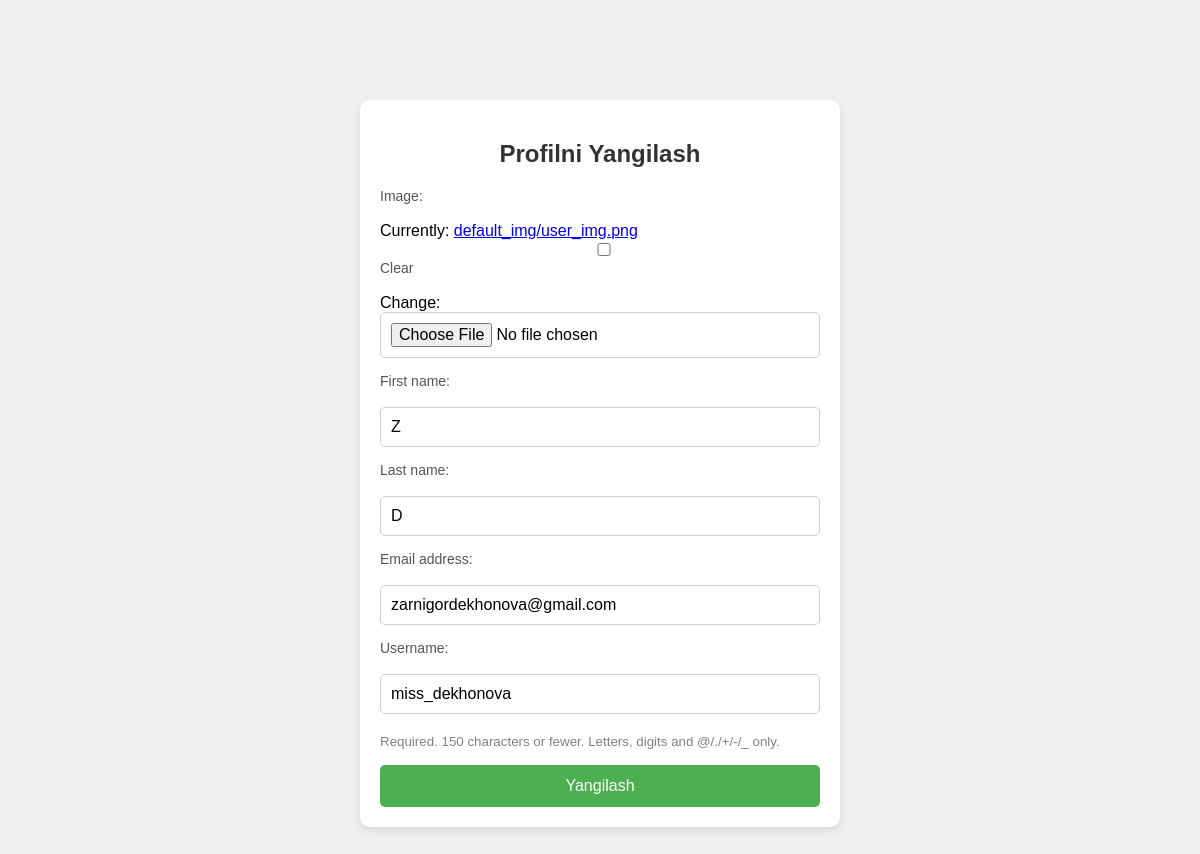
The page /users/update-profile/ (signed in) on the database its author committed.
### users/models.py (models this page shows, shortened)
class CustomUser(AbstractUser):
    image = models.ImageField(upload_to='users_image/', blank=True, null=True, default='default_img/user_img.png')
    class Meta:
        db_table = 'custom_user'

### users/views.py (the view, shortened to what this page needs)
# urls.py: path('update-profile/', ProfileUpdateView.as_view(), name='update-profile'),
class ProfileUpdateView(View):
    def get(self, request):
        update_form = ProfileUpdateForm(instance=request.user)
        context = {
            'form': update_form
        }
        return render(request, 'profile_update.html', context=context)

### users/forms.py
class ProfileUpdateForm(forms.ModelForm):
    class Meta:
        model = CustomUser
        fields = ('image', 'first_name', 'last_name', 'email', 'username')

### users/templates/profile_update.html (shortened to what this page needs)
<!DOCTYPE html>
<html lang="uz">
<head>
</head>
<body>
    <div class="container">
            <h2>Profilni Yangilash</h2>
        <form method="post" enctype="multipart/form-data">
            {% for field in form %}
                <div class="form-group">
                    {{ field.label_tag }}<br>
                    <div class="au-input au-input--full">{{ field }}</div>
                    {% if field.help_text %}
                        <br><small style="color: grey">{{ field.help_text }}</small>
                    {% endif %}
                </div>
            {% endfor %}
            <button type="submit">Yangilash</button>
        </form>
    </div>
</body>
</html>

### users/templates/profile_update.html (style rules this page uses)
* { box-sizing: border-box; }
body { font-family: Arial, sans-serif; background-color: #f0f0f0; margin: 0; padding: 0; }
.container { width: 40%; margin: 100px auto; padding: 20px; background-color: #ffffff; box-shadow: 0px 4px 10px rgba(0, 0, 0, 0.1); border-radius: 10px; }
h2 { text-align: center; color: #333; }
.form-group { margin-bottom: 15px; }
label { display: block; font-size: 14px; color: #555; }
input { width: 100%; padding: 10px; border: 1px solid #ccc; border-radius: 5px; font-size: 16px; }
button { width: 100%; padding: 12px; background-color: #4CAF50; color: #ffffff; border: none; border-radius: 5px; font-size: 16px; cursor: pointer; transition: background-color 0.3s ease; }

### rows shown on the page
CustomUser: form "Z" "D" "zarnigordekhonova@gmail.com" "miss_dekhonova"

### other values the page prints
{{ field.label_tag }} "Image:" "First name:" "Last name:" "Email address:" "Username:"
{{ field.help_text }} "Required. 150 characters or fewer. Letters, digits and @/./+/-/_ only."
